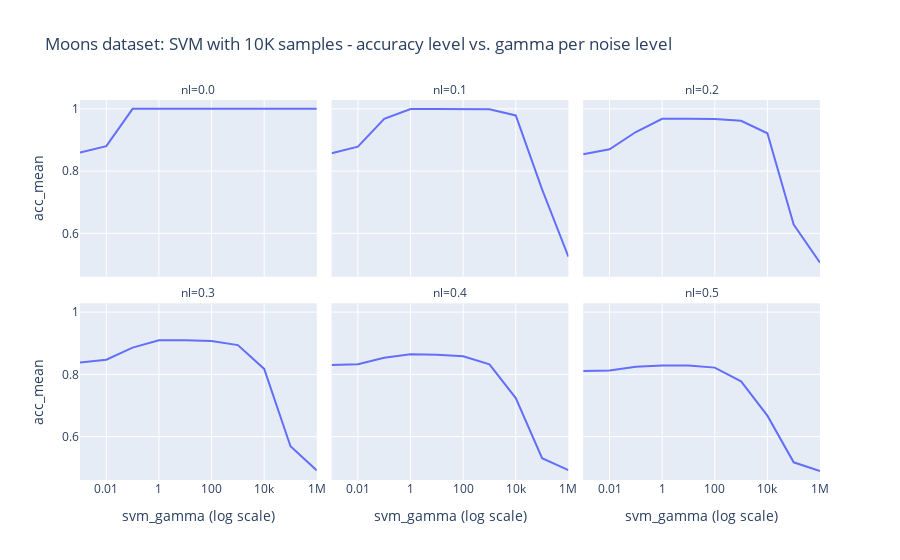

Source (notebook cell):
### Code cell
svm_10k_df = moons_df.groupby(['nl', 'svm_gamma']).apply(lambda grp: grp[grp.acc_mean == grp.acc_mean.max()]).reset_index(drop=True)
px.line(svm_10k_df, x='svm_gamma', labels = {'svm_gamma': 'svm_gamma (log scale)'}, y='acc_mean', 
           facet_col='nl', facet_col_wrap=3,
           log_x=True, title="Moons dataset: SVM with 10K samples - accuracy level vs. gamma per noise level")

### Figure 1 — Plotly figure (JSON) as saved in the notebook; plotly's stock layout.template omitted (floating-point values rounded to 4 significant figures)
{"data": [{"hovertemplate": "nl=0.0<br>svm_gamma (log scale)=%{x}<br>acc_mean=%{y}<extra></extra>", "legendgroup": "", "line": {"color": "#636efa", "dash": "solid"}, "marker": {"symbol": "circle"}, "mode": "lines", "name": "", "orientation": "v", "showlegend": false, "type": "scatter", "x": [0.001, 0.01, 0.1, 1, 10, 100, 1000, 10000, 100000, 1000000], "xaxis": "x4", "y": [0.8599, 0.8803, 1, 1, 1, 1, 1, 1, 1, 1], "yaxis": "y4"}, {"hovertemplate": "nl=0.1<br>svm_gamma (log scale)=%{x}<br>acc_mean=%{y}<extra></extra>", "legendgroup": "", "line": {"color": "#636efa", "dash": "solid"}, "marker": {"symbol": "circle"}, "mode": "lines", "name": "", "orientation": "v", "showlegend": false, "type": "scatter", "x": [0.001, 0.01, 0.1, 1, 10, 100, 1000, 10000, 100000, 1000000], "xaxis": "x5", "y": [0.8575, 0.8786, 0.9682, 0.9994, 0.9998, 0.9994, 0.9983, 0.9788, 0.7411, 0.525], "yaxis": "y5"}, {"hovertemplate": "nl=0.2<br>svm_gamma (log scale)=%{x}<br>acc_mean=%{y}<extra></extra>", "legendgroup": "", "line": {"color": "#636efa", "dash": "solid"}, "marker": {"symbol": "circle"}, "mode": "lines", "name": "", "orientation": "v", "showlegend": false, "type": "scatter", "x": [0.001, 0.01, 0.1, 1, 10, 100, 1000, 10000, 100000, 1000000], "xaxis": "x6", "y": [0.8544, 0.8703, 0.9256, 0.9679, 0.9679, 0.9674, 0.9616, 0.9214, 0.6284, 0.5059], "yaxis": "y6"}, {"hovertemplate": "nl=0.3<br>svm_gamma (log scale)=%{x}<br>acc_mean=%{y}<extra></extra>", "legendgroup": "", "line": {"color": "#636efa", "dash": "solid"}, "marker": {"symbol": "circle"}, "mode": "lines", "name": "", "orientation": "v", "showlegend": false, "type": "scatter", "x": [0.001, 0.01, 0.1, 1, 10, 100, 1000, 10000, 100000, 1000000], "xaxis": "x", "y": [0.8379, 0.8471, 0.886, 0.9097, 0.9098, 0.9072, 0.8942, 0.8177, 0.5692, 0.4912], "yaxis": "y"}, {"hovertemplate": "nl=0.4<br>svm_gamma (log scale)=%{x}<br>acc_mean=%{y}<extra></extra>", "legendgroup": "", "line": {"color": "#636efa", "dash": "solid"}, "marker": {"symbol": "circle"}, "mode": "lines", "name": "", "orientation": "v", "showlegend": false, "type": "scatter", "x": [0.001, 0.01, 0.1, 1, 10, 100, 1000, 10000, 100000, 1000000], "xaxis": "x2", "y": [0.8298, 0.8327, 0.8537, 0.8647, 0.8635, 0.8585, 0.8321, 0.7239, 0.5307, 0.4927], "yaxis": "y2"}, {"hovertemplate": "nl=0.5<br>svm_gamma (log scale)=%{x}<br>acc_mean=%{y}<extra></extra>", "legendgroup": "", "line": {"color": "#636efa", "dash": "solid"}, "marker": {"symbol": "circle"}, "mode": "lines", "name": "", "orientation": "v", "showlegend": false, "type": "scatter", "x": [0.001, 0.01, 0.1, 1, 10, 100, 1000, 10000, 100000, 1000000], "xaxis": "x3", "y": [0.8108, 0.8123, 0.8246, 0.8289, 0.8288, 0.8218, 0.7776, 0.6675, 0.5176, 0.4892], "yaxis": "y3"}], "layout": {"annotations": [{"font": {}, "showarrow": false, "text": "nl=0.3", "x": 0.16, "xanchor": "center", "xref": "paper", "y": 0.465, "yanchor": "bottom", "yref": "paper"}, {"font": {}, "showarrow": false, "text": "nl=0.4", "x": 0.5, "xanchor": "center", "xref": "paper", "y": 0.465, "yanchor": "bottom", "yref": "paper"}, {"font": {}, "showarrow": false, "text": "nl=0.5", "x": 0.84, "xanchor": "center", "xref": "paper", "y": 0.465, "yanchor": "bottom", "yref": "paper"}, {"font": {}, "showarrow": false, "text": "nl=0.0", "x": 0.16, "xanchor": "center", "xref": "paper", "y": 1.0, "yanchor": "bottom", "yref": "paper"}, {"font": {}, "showarrow": false, "text": "nl=0.1", "x": 0.5, "xanchor": "center", "xref": "paper", "y": 1.0, "yanchor": "bottom", "yref": "paper"}, {"font": {}, "showarrow": false, "text": "nl=0.2", "x": 0.84, "xanchor": "center", "xref": "paper", "y": 1.0, "yanchor": "bottom", "yref": "paper"}], "autosize": true, "legend": {"tracegroupgap": 0}, "title": {"text": "Moons dataset: SVM with 10K samples - accuracy level vs. gamma per noise level"}, "xaxis": {"anchor": "y", "autorange": true, "domain": [0, 0.32], "range": [-3.0, 6.0], "title": {"text": "svm_gamma (log scale)"}, "type": "log"}, "xaxis2": {"anchor": "y2", "autorange": true, "domain": [0.34, 0.66], "matches": "x", "range": [-3.0, 6.0], "title": {"text": "svm_gamma (log scale)"}, "type": "log"}, "xaxis3": {"anchor": "y3", "autorange": true, "domain": [0.68, 1.0], "matches": "x", "range": [-3.0, 6.0], "title": {"text": "svm_gamma (log scale)"}, "type": "log"}, "xaxis4": {"anchor": "y4", "autorange": true, "domain": [0, 0.32], "matches": "x", "range": [-3.0, 6.0], "showticklabels": false, "type": "log"}, "xaxis5": {"anchor": "y5", "autorange": true, "domain": [0.34, 0.66], "matches": "x", "range": [-3.0, 6.0], "showticklabels": false, "type": "log"}, "xaxis6": {"anchor": "y6", "autorange": true, "domain": [0.68, 1.0], "matches": "x", "range": [-3.0, 6.0], "showticklabels": false, "type": "log"}, "yaxis": {"anchor": "x", "autorange": true, "domain": [0, 0.465], "range": [0.4608, 1.028], "title": {"text": "acc_mean"}, "type": "linear"}, "yaxis2": {"anchor": "x2", "autorange": true, "domain": [0, 0.465], "matches": "y", "range": [0.4608, 1.028], "showticklabels": false, "type": "linear"}, "yaxis3": {"anchor": "x3", "autorange": true, "domain": [0, 0.465], "matches": "y", "range": [0.4608, 1.028], "showticklabels": false, "type": "linear"}, "yaxis4": {"anchor": "x4", "autorange": true, "domain": [0.535, 1.0], "matches": "y", "range": [0.4608, 1.028], "title": {"text": "acc_mean"}, "type": "linear"}, "yaxis5": {"anchor": "x5", "autorange": true, "domain": [0.535, 1.0], "matches": "y", "range": [0.4608, 1.028], "showticklabels": false, "type": "linear"}, "yaxis6": {"anchor": "x6", "autorange": true, "domain": [0.535, 1.0], "matches": "y", "range": [0.4608, 1.028], "showticklabels": false, "type": "linear"}}}
